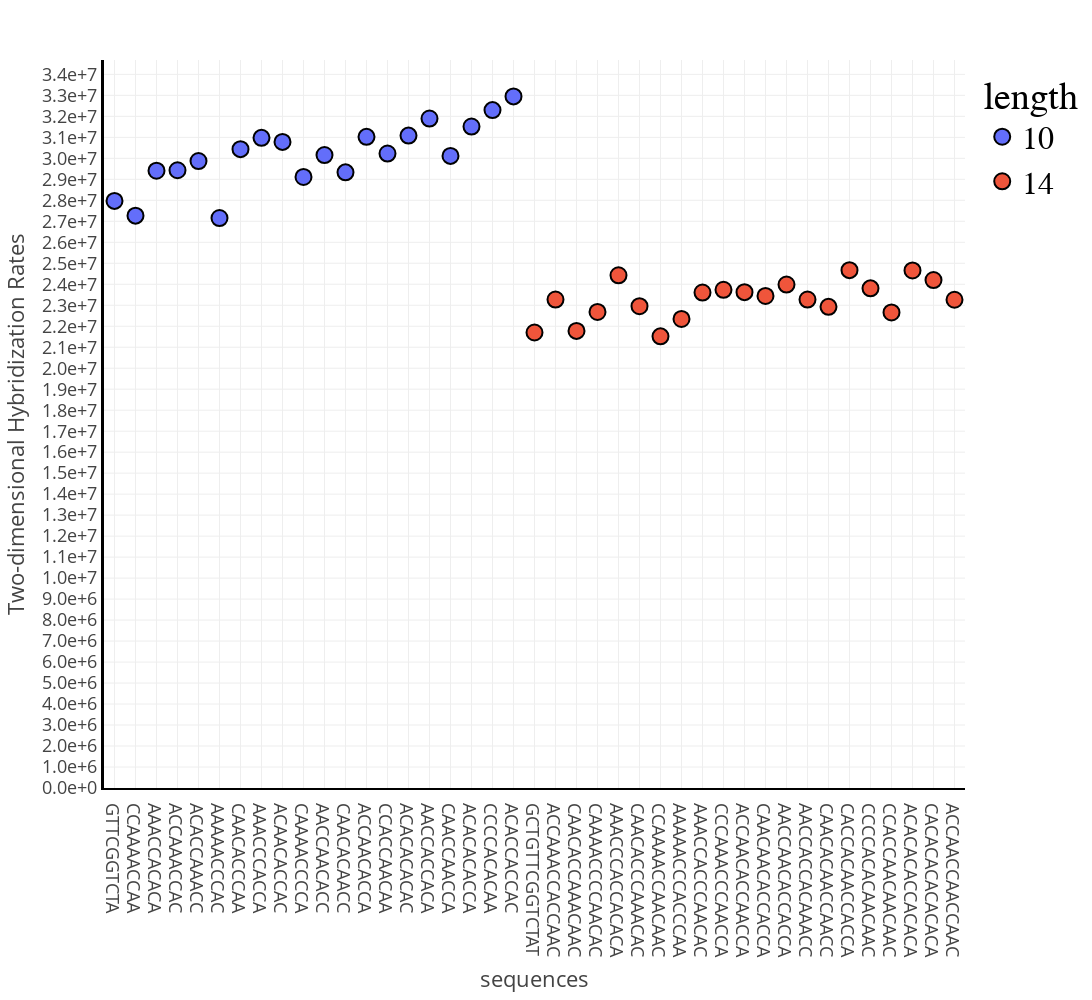

The notebook cell saved with this chart:
### Code cell
import plotly.express as px 

data['length'] = [str(len(d)) for d in data['sequences']]
fig = px.scatter(data,x='sequences', y='computational', color='length')
fig.update_layout(width = 1200,
                  height = 1000,
                  template = 'presentation',
                  scattermode='group',
                  yaxis_title="Two-dimensional Hybridization Rates",
                  yaxis=dict(tickmode = 'linear',
                            #  tickvals = [2e7,2.5e7,3e7,3.5e7,4e7,4.5e7,5e7],
                             nticks=10,
                             tick0=0,
                             dtick=1e6,
                             tickformat=".1e",
                             linecolor='black',
                             automargin=True,
                             linewidth=3,
                             minor=dict(dtick=3,tick0=0)),
                  xaxis=dict(tickmode='linear',
                             dtick=1,
                            #  autorange='reversed',
                             automargin=True,
                             linecolor='black',
                             linewidth=2),
                  legend = dict(
                            font = dict(family='Courier',
                                        size=32,
                                        color='black')))

fig.update_yaxes(showexponent='none')

fig.update_traces(marker=dict(size=16,
                              line=dict(width=2,
                                        color='black'
                              )))
fig.show()

### Figure 1 — Plotly figure (JSON) as saved in the notebook; plotly's stock layout.template omitted (floating-point values rounded to 4 significant figures)
{"data": [{"hovertemplate": "length=10<br>sequences=%{x}<br>computational=%{y}<extra></extra>", "legendgroup": "10", "marker": {"color": "#636efa", "line": {"color": "black", "width": 2}, "size": 16, "symbol": "circle"}, "mode": "markers", "name": "10", "orientation": "v", "showlegend": true, "type": "scatter", "x": ["GTTCGGTCTA", "CCAAAACCAA", "AAACCACACA", "ACCAAACCAC", "ACACCAAACC", "AAAAACCCAC", "CAACACCCAA", "AAACCCACCA", "ACAACACCAC", "CAAAACCCCA", "AACCAACACC", "CAACACAACC", "ACCAACACCA", "CCACCAACAA", "ACACACACAC", "AACCACCACA", "CAACCAACCA", "ACACACACCA", "CCCCACACAA", "ACACCACCAC"], "xaxis": "x", "y": [27970000.0, 27270000.0, 29410000.0, 29430000.0, 29870000.0, 27150000.0, 30440000.0, 30980000.0, 30780000.0, 29110000.0, 30160000.0, 29330000.0, 31020000.0, 30230000.0, 31080000.0, 31900000.0, 30120000.0, 31520000.0, 32300000.0, 32950000.0], "yaxis": "y"}, {"hovertemplate": "length=14<br>sequences=%{x}<br>computational=%{y}<extra></extra>", "legendgroup": "14", "marker": {"color": "#EF553B", "line": {"color": "black", "width": 2}, "size": 16, "symbol": "circle"}, "mode": "markers", "name": "14", "orientation": "v", "showlegend": true, "type": "scatter", "x": ["GCTGTTCGGTCTAT", "ACCAAACCACCAAC", "CAACACCAAACAAC", "CAAAACCCCAACAC", "AAACCCACCACACA", "CAACACCCAAACAC", "CCAAAACCAACAAC", "AAAAACCCACCCAA", "AAACCACCCAACAC", "CCCAAACCCAACCA", "ACCAACACCAACCA", "CAACAACACCACCA", "AACCAACACCACCA", "AACCACCACAAACC", "CAACACAACCAACC", "CACCACAACCACCA", "CCCCACACAACAAC", "CCACCAACAACAAC", "ACACACACCACACA", "CACACACACACACA", "ACCAACCAACCAAC"], "xaxis": "x", "y": [21700000.0, 23270000.0, 21780000.0, 22680000.0, 24430000.0, 22950000.0, 21520000.0, 22350000.0, 23610000.0, 23740000.0, 23630000.0, 23440000.0, 23990000.0, 23270000.0, 22920000.0, 24670000.0, 23810000.0, 22660000.0, 24660000.0, 24200000.0, 23260000.0], "yaxis": "y"}], "layout": {"height": 1000, "legend": {"font": {"color": "black", "family": "Courier", "size": 32}, "title": {"text": "length"}, "tracegroupgap": 0}, "margin": {"t": 60}, "scattermode": "group", "width": 1200, "xaxis": {"anchor": "y", "automargin": true, "domain": [0, 1], "dtick": 1, "linecolor": "black", "linewidth": 2, "tickmode": "linear", "title": {"text": "sequences"}}, "yaxis": {"anchor": "x", "automargin": true, "domain": [0, 1], "dtick": 1000000, "linecolor": "black", "linewidth": 3, "minor": {"dtick": 3, "tick0": 0}, "nticks": 10, "showexponent": "none", "tick0": 0, "tickformat": ".1e", "tickmode": "linear", "title": {"text": "Two-dimensional Hybridization Rates"}}}}
